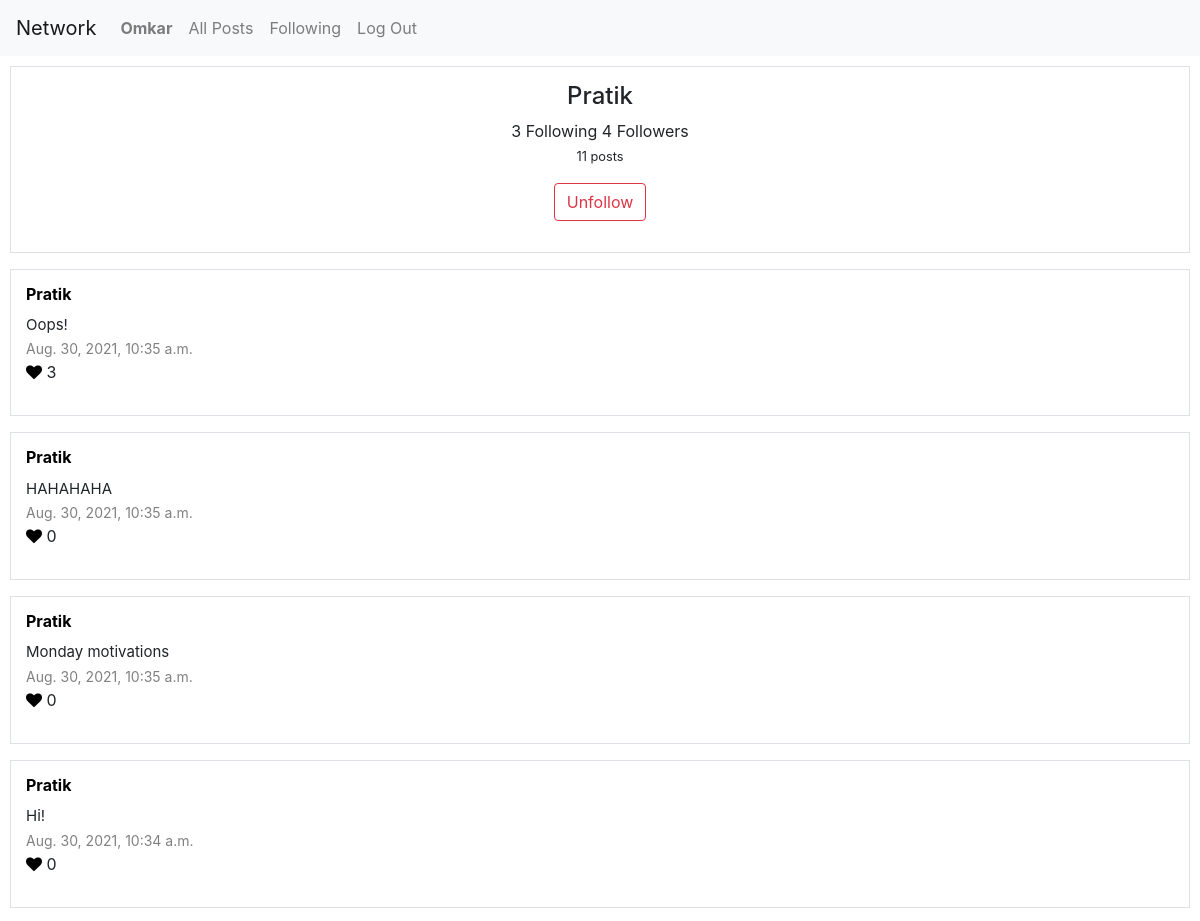
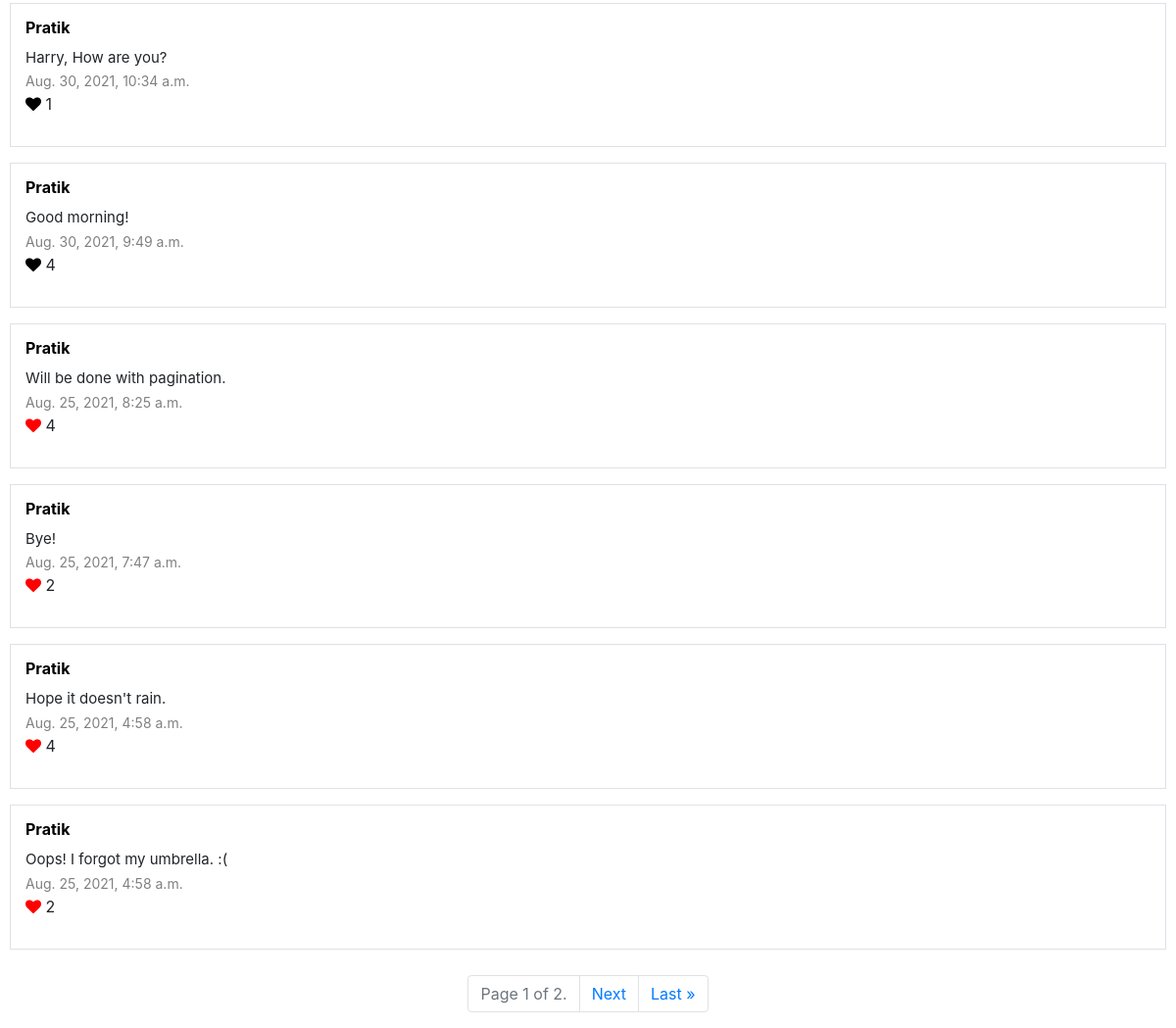
The page /profile/2 (signed in) on the database its author committed (2 pictures, top to bottom).
### network/models.py (models this page shows, shortened)
class User(AbstractUser):
    following = models.ManyToManyField(
        "User",
        related_name="followers"
    )

class Post(models.Model):
    uploader = models.ForeignKey(
        User,
        on_delete=models.CASCADE,
        related_name="post_uploader"
    )
    body = models.TextField(blank=True)
    timestamp = models.DateTimeField(auto_now_add=True)
    likes = models.ManyToManyField(
        User,
        related_name="post_liked"
    )
    class Meta:
        ordering = ['-timestamp']

### network/views.py (the view)
# urls.py: path("profile/<int:user_id>", views.profile, name="profile"),
@csrf_exempt
@login_required
def profile(request, user_id):
    user = request.user
    uploader = User.objects.get(pk=user_id)
    posts = Post.objects.filter(uploader=user_id)
    count = posts.count()
    paginator = Paginator(posts, 10)
    page_number = request.GET.get('page')
    page_obj = paginator.get_page(page_number)
    posts = page_obj.object_list
    if request.method == "POST":
        if user.following.filter(id=uploader.id).exists():
            user.following.remove(uploader)
        else:
            user.following.add(uploader)
    follows = uploader.following.all().count()
    followers = uploader.followers.all().count()
    following = False
    if follows == "":
        follows = 0
    if followers == "":
        followers = 0
    if user.following.filter(id=uploader.id).exists():
        following = True
    return render(request, "network/profile.html", {
        "user": user,
        "uploader": uploader,
        "posts": posts,
        "page_obj": page_obj,
        "count": count,
        "follows": follows,
        "followers": followers,
        "following": following
    })

### network/templates/network/profile.html (shortened to what this page needs)
{% extends "network/layout.html" %}
{% block body %}
<div style="padding: 10px;">
    <div class="mb-3 border" style="padding: 15px;">
        <div style="text-align: center;">
            <h4>{{ uploader.username }}</h4>
            <p>
                {{ follows }} Following {{ followers }} Followers <br />
                {% if count == 1 %}
                    <small>{{ count }} post</small><br/>
                {% else %}
                    <small>{{ count }} posts</small><br/>
                {% endif %}
                {% if user != uploader %}
                    <form action="{% url 'profile' uploader.id %}" method="POST">
                    {% if following %}
                        <button type="submit" class="btn btn-outline-danger">Unfollow</button>
                    {% else %}
                        <button type="submit" class="btn btn-outline-dark">Follow</button>
                    {% endif %}
                    </form>
                {% endif %}
            </p>
        </div>
    </div>
    {% for post in posts %}
        <div class="mb-3 border" style="padding: 15px;">
            {% if user.is_authenticated %}
            <a href="{% url 'profile' post.uploader.id %}" style="color: black;">
                <h6>
                    <strong>{{ post.uploader.username }}</strong>
                </h6>
            </a>
            {% else %}
                <h6><strong>{{ post.uploader.username }}</strong></h6>
            {% endif %}
            <p>
                <span id="body-{{ post.id }}" style="font-size: 15px;">{{ post.body }}</span>
                <br />
                <span style="color: gray; font-size: 14px;">
                    {{ post.timestamp }}
                </span>
                <br />
                {% if user.is_authenticated %}
                    {% if user in post.likes.all %}
                        <span>
                            <i class="fa fa-heart" style="color:red; cursor: pointer;" id="like-btn-{{ post.id }}" onclick="like('{{ post.id }}')"></i>
                        </span>
                    {% else %}
                        <span>
                            <i class="fa fa-heart" style="color:black; cursor: pointer;" id="like-btn-{{ post.id }}" onclick="like('{{ post.id }}')"></i>
                        </span>
                    {% endif %}
                {% else %}
                    <span>
                        <i class="fa fa-heart" style="color:black; cursor: pointer;"></i>
                    </span>
                {% endif %}
                <span id="like-count-{{ post.id }}">
                    {{ post.likes.all.count }}
                </span>
            </p>
        </div>
    {% empty %}
        <h5>No posts.</h5>
    {% endfor %}
</div>
<nav aria-label="Page navigation example">
    <ul class="pagination justify-content-center">
        <li class="page-item disabled">
            <a class="page-link" href="#" tabindex="-1" aria-disabled="true">Page {{ page_obj.number }} of {{ page_obj.paginator.num_pages }}.</a>
        </li>
    {% if page_obj.has_next %}
        <li class="page-item"><a class="page-link" href="?page={{ page_obj.next_page_number }}">Next</a></li>
        <li class="page-item"><a class="page-link" href="?page={{ page_obj.paginator.num_pages }}">Last &raquo;</a></li>
    {% endif %}
    </ul>
</nav>
{% endblock %}

### network/templates/network/layout.html (shortened to what this page needs)
{% load static %}
<!DOCTYPE html>
<html lang="en">
    <head>
        <link rel="stylesheet" href="https://stackpath.bootstrapcdn.com/bootstrap/4.4.1/css/bootstrap.min.css">
        <link rel="stylesheet" href="https://cdnjs.cloudflare.com/ajax/libs/font-awesome/4.7.0/css/font-awesome.min.css">
        <link href="{% static 'network/styles.css' %}" rel="stylesheet">
    </head>
    <body>
        <nav class="navbar navbar-expand-lg navbar-light bg-light">
            <a class="navbar-brand" href="{% url 'index' %}">Network</a>
            <div>
              <ul class="navbar-nav mr-auto">
                {% if user.is_authenticated %}
                    <li class="nav-item">
                        <a class="nav-link" href="{% url 'profile' user.id %}"><strong>{{ user.username }}</strong></a>
                    </li>
                {% endif %}
                <li class="nav-item">
                  <a class="nav-link" href="{% url 'index' %}">All Posts</a>
                </li>
                {% if user.is_authenticated %}
                    <li class="nav-item">
                        <a class="nav-link" href="{% url 'following' %}">Following</a>
                    </li>
                    <li class="nav-item">
                        <a class="nav-link" href="{% url 'logout' %}">Log Out</a>
                    </li>
                {% endif %}
              </ul>
            </div>
          </nav>
        <div class="body">
            {% block body %}
            {% endblock %}
        </div>
    </body>
</html>

### rows shown on the page
User: username "Omkar"
User: username "Pratik"
Post: uploader.username "Pratik", body "Oops!", timestamp "Aug. 30, 2021, 10:35 a.m.", likes.all.count "3"
Post: uploader.username "Pratik", body "HAHAHAHA", timestamp "Aug. 30, 2021, 10:35 a.m.", likes.all.count "0"
Post: uploader.username "Pratik", body "Monday motivations", timestamp "Aug. 30, 2021, 10:35 a.m.", likes.all.count "0"
Post: uploader.username "Pratik", body "Hi!", timestamp "Aug. 30, 2021, 10:34 a.m.", likes.all.count "0"
Post: uploader.username "Pratik", body "Harry, How are you?", timestamp "Aug. 30, 2021, 10:34 a.m.", likes.all.count "1"
Post: uploader.username "Pratik", body "Good morning!", timestamp "Aug. 30, 2021, 9:49 a.m.", likes.all.count "4"
Post: uploader.username "Pratik", body "Will be done with pagination.", timestamp "Aug. 25, 2021, 8:25 a.m.", likes.all.count "4"
Post: uploader.username "Pratik", body "Bye!", timestamp "Aug. 25, 2021, 7:47 a.m.", likes.all.count "2"
Post: uploader.username "Pratik", body "Hope it doesn't rain.", timestamp "Aug. 25, 2021, 4:58 a.m.", likes.all.count "4"
Post: uploader.username "Pratik", body "Oops! I forgot my umbrella. :(", timestamp "Aug. 25, 2021, 4:58 a.m.", likes.all.count "2"

### other values the page prints
{{ follows }} "3"
{{ followers }} "4"
{{ count }} "11"
{{ page_obj.number }} "1"
{{ page_obj.paginator.num_pages }} "2"
